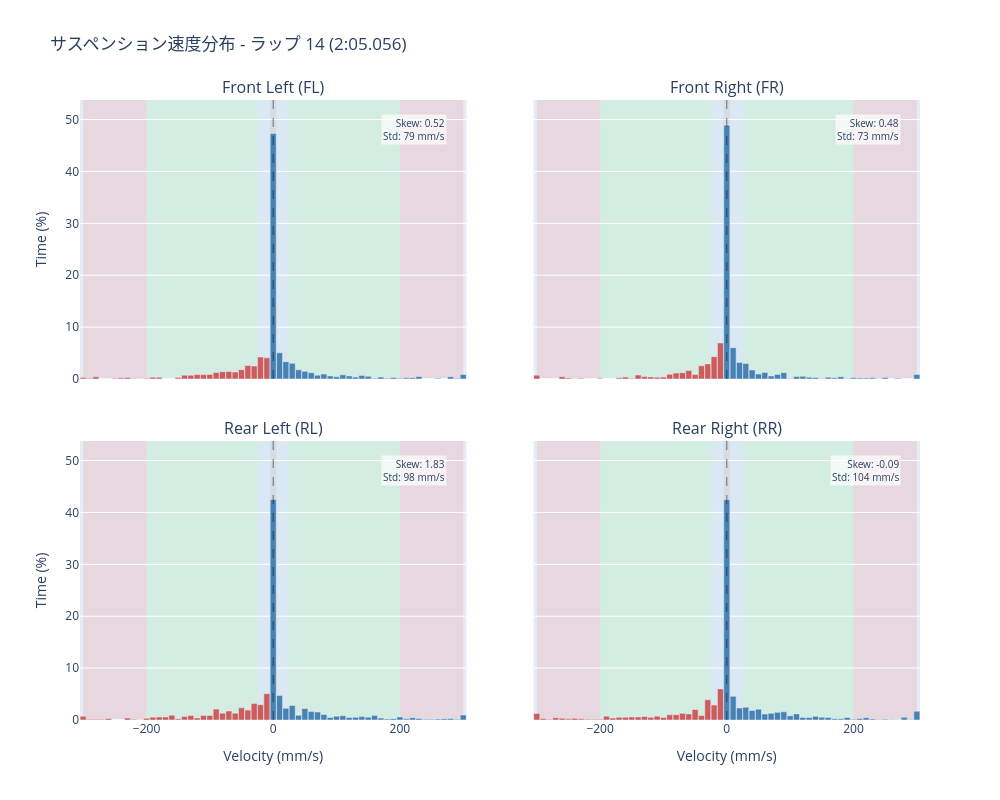

The notebook cell saved with this chart:
### Markdown cell above
## 速度ヒストグラム可視化

この4象限プロットは各コーナーの速度分布を示します：
- **青いバー**: バンプ（圧縮）- 正の速度
- **赤いバー**: リバウンド（伸長）- 負の速度
- **背景シェーディング**: 速度域ゾーン

### Code cell
# 速度ヒストグラムをプロット
fig = plot_suspension_velocity_histogram(
    result,
    title=f"サスペンション速度分布 - ラップ {int(selected_lap['num'])} ({format_lap_time(selected_lap['lap_time'])})",
)
show_fig(fig)

### Figure 1 — Plotly figure (JSON) as saved in the notebook; plotly's stock layout.template omitted (floating-point values rounded to 4 significant figures)
{"data": [{"hovertemplate": "Velocity: %{x:.0f} mm/s<br>Time: %{y:.1f}%<extra></extra>", "marker": {"color": ["indianred", "indianred", "indianred", "indianred", "indianred", "indianred", "indianred", "indianred", "indianred", "indianred", "indianred", "indianred", "indianred", "indianred", "indianred", "indianred", "indianred", "indianred", "indianred", "indianred", "indianred", "indianred", "indianred", "indianred", "indianred", "indianred", "indianred", "indianred", "indianred", "indianred", "steelblue", "steelblue", "steelblue", "steelblue", "steelblue", "steelblue", "steelblue", "steelblue", "steelblue", "steelblue", "steelblue", "steelblue", "steelblue", "steelblue", "steelblue", "steelblue", "steelblue", "steelblue", "steelblue", "steelblue", "steelblue", "steelblue", "steelblue", "steelblue", "steelblue", "steelblue", "steelblue", "steelblue", "steelblue", "steelblue", "steelblue"]}, "name": "FL", "showlegend": false, "type": "bar", "x": [-300.0, -290.0, -280.0, -270.0, -260.0, -250.0, -240.0, -230.0, -220.0, -210.0, -200.0, -190.0, -180.0, -170.0, -160.0, -150.0, -140.0, -130.0, -120.0, -110.0, -100.0, -90.0, -80.0, -70.0, -60.0, -50.0, -40.0, -30.0, -20.0, -10.0, 0.0, 10.0, 20.0, 30.0, 40.0, 50.0, 60.0, 70.0, 80.0, 90.0, 100.0, 110.0, 120.0, 130.0, 140.0, 150.0, 160.0, 170.0, 180.0, 190.0, 200.0, 210.0, 220.0, 230.0, 240.0, 250.0, 260.0, 270.0, 280.0, 290.0, 300.0], "xaxis": "x", "y": [0.2942, 0.1471, 0.4413, 0.0, 0.0, 0.1471, 0.2207, 0.2942, 0.1103, 0.03678, 0.1471, 0.331, 0.331, 0.0, 0.0, 0.2942, 0.7356, 0.7356, 0.8459, 0.8459, 0.8827, 1.25, 1.398, 1.434, 1.361, 1.802, 2.611, 2.501, 4.229, 4.082, 47.3, 5.039, 3.347, 3.016, 1.765, 1.471, 1.214, 0.7356, 0.9562, 0.5885, 0.4413, 0.8091, 0.5885, 0.3678, 0.662, 0.5149, 0.1471, 0.3678, 0.1471, 0.2942, 0.1471, 0.2207, 0.2574, 0.4781, 0.0, 0.0, 0.1471, 0.0, 0.4413, 0.1471, 0.8827], "yaxis": "y"}, {"hovertemplate": "Velocity: %{x:.0f} mm/s<br>Time: %{y:.1f}%<extra></extra>", "marker": {"color": ["indianred", "indianred", "indianred", "indianred", "indianred", "indianred", "indianred", "indianred", "indianred", "indianred", "indianred", "indianred", "indianred", "indianred", "indianred", "indianred", "indianred", "indianred", "indianred", "indianred", "indianred", "indianred", "indianred", "indianred", "indianred", "indianred", "indianred", "indianred", "indianred", "indianred", "steelblue", "steelblue", "steelblue", "steelblue", "steelblue", "steelblue", "steelblue", "steelblue", "steelblue", "steelblue", "steelblue", "steelblue", "steelblue", "steelblue", "steelblue", "steelblue", "steelblue", "steelblue", "steelblue", "steelblue", "steelblue", "steelblue", "steelblue", "steelblue", "steelblue", "steelblue", "steelblue", "steelblue", "steelblue", "steelblue", "steelblue"]}, "name": "FR", "showlegend": false, "type": "bar", "x": [-300.0, -290.0, -280.0, -270.0, -260.0, -250.0, -240.0, -230.0, -220.0, -210.0, -200.0, -190.0, -180.0, -170.0, -160.0, -150.0, -140.0, -130.0, -120.0, -110.0, -100.0, -90.0, -80.0, -70.0, -60.0, -50.0, -40.0, -30.0, -20.0, -10.0, 0.0, 10.0, 20.0, 30.0, 40.0, 50.0, 60.0, 70.0, 80.0, 90.0, 100.0, 110.0, 120.0, 130.0, 140.0, 150.0, 160.0, 170.0, 180.0, 190.0, 200.0, 210.0, 220.0, 230.0, 240.0, 250.0, 260.0, 270.0, 280.0, 290.0, 300.0], "xaxis": "x2", "y": [0.7356, 0.0, 0.0, 0.0, 0.4413, 0.1839, 0.03678, 0.1471, 0.0, 0.0, 0.1471, 0.0, 0.0, 0.2207, 0.3678, 0.1471, 0.7723, 0.4781, 0.4046, 0.331, 0.3678, 0.9195, 1.14, 1.214, 1.618, 0.8459, 2.538, 2.905, 4.303, 6.951, 48.88, 6.032, 3.163, 2.979, 1.729, 0.9562, 1.25, 0.5885, 0.8827, 1.214, 0.1103, 0.4781, 0.5149, 0.331, 0.2942, 0.07356, 0.331, 0.2574, 0.4413, 0.1103, 0.2207, 0.1839, 0.1839, 0.2207, 0.03678, 0.2942, 0.0, 0.1471, 0.0, 0.0, 0.8827], "yaxis": "y2"}, {"hovertemplate": "Velocity: %{x:.0f} mm/s<br>Time: %{y:.1f}%<extra></extra>", "marker": {"color": ["indianred", "indianred", "indianred", "indianred", "indianred", "indianred", "indianred", "indianred", "indianred", "indianred", "indianred", "indianred", "indianred", "indianred", "indianred", "indianred", "indianred", "indianred", "indianred", "indianred", "indianred", "indianred", "indianred", "indianred", "indianred", "indianred", "indianred", "indianred", "indianred", "indianred", "steelblue", "steelblue", "steelblue", "steelblue", "steelblue", "steelblue", "steelblue", "steelblue", "steelblue", "steelblue", "steelblue", "steelblue", "steelblue", "steelblue", "steelblue", "steelblue", "steelblue", "steelblue", "steelblue", "steelblue", "steelblue", "steelblue", "steelblue", "steelblue", "steelblue", "steelblue", "steelblue", "steelblue", "steelblue", "steelblue", "steelblue"]}, "name": "RL", "showlegend": false, "type": "bar", "x": [-300.0, -290.0, -280.0, -270.0, -260.0, -250.0, -240.0, -230.0, -220.0, -210.0, -200.0, -190.0, -180.0, -170.0, -160.0, -150.0, -140.0, -130.0, -120.0, -110.0, -100.0, -90.0, -80.0, -70.0, -60.0, -50.0, -40.0, -30.0, -20.0, -10.0, 0.0, 10.0, 20.0, 30.0, 40.0, 50.0, 60.0, 70.0, 80.0, 90.0, 100.0, 110.0, 120.0, 130.0, 140.0, 150.0, 160.0, 170.0, 180.0, 190.0, 200.0, 210.0, 220.0, 230.0, 240.0, 250.0, 260.0, 270.0, 280.0, 290.0, 300.0], "xaxis": "x3", "y": [0.7356, 0.1471, 0.1471, 0.1471, 0.2942, 0.0, 0.0, 0.3678, 0.1471, 0.03678, 0.331, 0.5517, 0.5885, 0.5885, 0.9195, 0.2207, 0.662, 0.8459, 0.4046, 0.8459, 0.8827, 2.096, 1.324, 1.729, 1.324, 2.354, 1.912, 3.163, 2.942, 5.075, 42.48, 4.744, 2.243, 2.795, 0.9195, 2.207, 1.618, 1.545, 1.067, 0.4781, 0.7356, 0.8091, 0.4781, 0.5149, 0.662, 0.5517, 0.8827, 0.3678, 0.1839, 0.2574, 0.5885, 0.2207, 0.4413, 0.2942, 0.1471, 0.1471, 0.1839, 0.2574, 0.2942, 0.1471, 0.9562], "yaxis": "y3"}, {"hovertemplate": "Velocity: %{x:.0f} mm/s<br>Time: %{y:.1f}%<extra></extra>", "marker": {"color": ["indianred", "indianred", "indianred", "indianred", "indianred", "indianred", "indianred", "indianred", "indianred", "indianred", "indianred", "indianred", "indianred", "indianred", "indianred", "indianred", "indianred", "indianred", "indianred", "indianred", "indianred", "indianred", "indianred", "indianred", "indianred", "indianred", "indianred", "indianred", "indianred", "indianred", "steelblue", "steelblue", "steelblue", "steelblue", "steelblue", "steelblue", "steelblue", "steelblue", "steelblue", "steelblue", "steelblue", "steelblue", "steelblue", "steelblue", "steelblue", "steelblue", "steelblue", "steelblue", "steelblue", "steelblue", "steelblue", "steelblue", "steelblue", "steelblue", "steelblue", "steelblue", "steelblue", "steelblue", "steelblue", "steelblue", "steelblue"]}, "name": "RR", "showlegend": false, "type": "bar", "x": [-300.0, -290.0, -280.0, -270.0, -260.0, -250.0, -240.0, -230.0, -220.0, -210.0, -200.0, -190.0, -180.0, -170.0, -160.0, -150.0, -140.0, -130.0, -120.0, -110.0, -100.0, -90.0, -80.0, -70.0, -60.0, -50.0, -40.0, -30.0, -20.0, -10.0, 0.0, 10.0, 20.0, 30.0, 40.0, 50.0, 60.0, 70.0, 80.0, 90.0, 100.0, 110.0, 120.0, 130.0, 140.0, 150.0, 160.0, 170.0, 180.0, 190.0, 200.0, 210.0, 220.0, 230.0, 240.0, 250.0, 260.0, 270.0, 280.0, 290.0, 300.0], "xaxis": "x4", "y": [1.25, 0.2942, 0.1471, 0.4413, 0.331, 0.2207, 0.331, 0.2207, 0.1471, 0.1471, 0.1471, 0.7356, 0.3678, 0.5149, 0.5149, 0.5885, 0.5885, 0.662, 0.5149, 0.7356, 0.4781, 0.993, 1.03, 1.287, 1.177, 2.023, 0.8459, 3.898, 2.869, 5.995, 42.44, 4.561, 2.317, 2.464, 1.839, 2.06, 1.14, 1.287, 1.471, 1.581, 0.8091, 1.177, 0.4781, 0.4781, 0.6988, 0.5517, 0.4781, 0.2207, 0.2207, 0.4781, 0.1471, 0.2942, 0.4413, 0.1839, 0.1103, 0.1471, 0.1103, 0.03678, 0.5149, 0.07356, 1.692], "yaxis": "y4"}], "layout": {"annotations": [{"font": {"size": 16}, "showarrow": false, "text": "Front Left (FL)", "x": 0.23, "xanchor": "center", "xref": "paper", "y": 1.0, "yanchor": "bottom", "yref": "paper"}, {"font": {"size": 16}, "showarrow": false, "text": "Front Right (FR)", "x": 0.77, "xanchor": "center", "xref": "paper", "y": 1.0, "yanchor": "bottom", "yref": "paper"}, {"font": {"size": 16}, "showarrow": false, "text": "Rear Left (RL)", "x": 0.23, "xanchor": "center", "xref": "paper", "y": 0.45, "yanchor": "bottom", "yref": "paper"}, {"font": {"size": 16}, "showarrow": false, "text": "Rear Right (RR)", "x": 0.77, "xanchor": "center", "xref": "paper", "y": 0.45, "yanchor": "bottom", "yref": "paper"}, {"align": "right", "bgcolor": "rgba(255,255,255,0.7)", "font": {"size": 10}, "showarrow": false, "text": "Skew: 0.52<br>Std: 79 mm/s", "x": 0.95, "xref": "x domain", "y": 0.95, "yref": "y domain"}, {"align": "right", "bgcolor": "rgba(255,255,255,0.7)", "font": {"size": 10}, "showarrow": false, "text": "Skew: 0.48<br>Std: 73 mm/s", "x": 0.95, "xref": "x2 domain", "y": 0.95, "yref": "y2 domain"}, {"align": "right", "bgcolor": "rgba(255,255,255,0.7)", "font": {"size": 10}, "showarrow": false, "text": "Skew: 1.83<br>Std: 98 mm/s", "x": 0.95, "xref": "x3 domain", "y": 0.95, "yref": "y3 domain"}, {"align": "right", "bgcolor": "rgba(255,255,255,0.7)", "font": {"size": 10}, "showarrow": false, "text": "Skew: -0.09<br>Std: 104 mm/s", "x": 0.95, "xref": "x4 domain", "y": 0.95, "yref": "y4 domain"}], "bargap": 0.05, "height": 800, "shapes": [{"fillcolor": "gray", "layer": "below", "line": {"width": 0}, "opacity": 0.15, "type": "rect", "x0": -5.0, "x1": 5.0, "xref": "x", "y0": 0, "y1": 1, "yref": "y domain"}, {"fillcolor": "lightblue", "layer": "below", "line": {"width": 0}, "opacity": 0.2, "type": "rect", "x0": 5.0, "x1": 25.0, "xref": "x", "y0": 0, "y1": 1, "yref": "y domain"}, {"fillcolor": "lightblue", "layer": "below", "line": {"width": 0}, "opacity": 0.2, "type": "rect", "x0": -25.0, "x1": -5.0, "xref": "x", "y0": 0, "y1": 1, "yref": "y domain"}, {"fillcolor": "lightgreen", "layer": "below", "line": {"width": 0}, "opacity": 0.2, "type": "rect", "x0": 25.0, "x1": 200.0, "xref": "x", "y0": 0, "y1": 1, "yref": "y domain"}, {"fillcolor": "lightgreen", "layer": "below", "line": {"width": 0}, "opacity": 0.2, "type": "rect", "x0": -200.0, "x1": -25.0, "xref": "x", "y0": 0, "y1": 1, "yref": "y domain"}, {"fillcolor": "lightcoral", "layer": "below", "line": {"width": 0}, "opacity": 0.2, "type": "rect", "x0": 200.0, "x1": 300, "xref": "x", "y0": 0, "y1": 1, "yref": "y domain"}, {"fillcolor": "lightcoral", "layer": "below", "line": {"width": 0}, "opacity": 0.2, "type": "rect", "x0": -300, "x1": -200.0, "xref": "x", "y0": 0, "y1": 1, "yref": "y domain"}, {"line": {"color": "black", "dash": "dash", "width": 1}, "opacity": 0.5, "type": "line", "x0": 0, "x1": 0, "xref": "x", "y0": 0, "y1": 1, "yref": "y domain"}, {"fillcolor": "gray", "layer": "below", "line": {"width": 0}, "opacity": 0.15, "type": "rect", "x0": -5.0, "x1": 5.0, "xref": "x2", "y0": 0, "y1": 1, "yref": "y2 domain"}, {"fillcolor": "lightblue", "layer": "below", "line": {"width": 0}, "opacity": 0.2, "type": "rect", "x0": 5.0, "x1": 25.0, "xref": "x2", "y0": 0, "y1": 1, "yref": "y2 domain"}, {"fillcolor": "lightblue", "layer": "below", "line": {"width": 0}, "opacity": 0.2, "type": "rect", "x0": -25.0, "x1": -5.0, "xref": "x2", "y0": 0, "y1": 1, "yref": "y2 domain"}, {"fillcolor": "lightgreen", "layer": "below", "line": {"width": 0}, "opacity": 0.2, "type": "rect", "x0": 25.0, "x1": 200.0, "xref": "x2", "y0": 0, "y1": 1, "yref": "y2 domain"}, {"fillcolor": "lightgreen", "layer": "below", "line": {"width": 0}, "opacity": 0.2, "type": "rect", "x0": -200.0, "x1": -25.0, "xref": "x2", "y0": 0, "y1": 1, "yref": "y2 domain"}, {"fillcolor": "lightcoral", "layer": "below", "line": {"width": 0}, "opacity": 0.2, "type": "rect", "x0": 200.0, "x1": 300, "xref": "x2", "y0": 0, "y1": 1, "yref": "y2 domain"}, {"fillcolor": "lightcoral", "layer": "below", "line": {"width": 0}, "opacity": 0.2, "type": "rect", "x0": -300, "x1": -200.0, "xref": "x2", "y0": 0, "y1": 1, "yref": "y2 domain"}, {"line": {"color": "black", "dash": "dash", "width": 1}, "opacity": 0.5, "type": "line", "x0": 0, "x1": 0, "xref": "x2", "y0": 0, "y1": 1, "yref": "y2 domain"}, {"fillcolor": "gray", "layer": "below", "line": {"width": 0}, "opacity": 0.15, "type": "rect", "x0": -5.0, "x1": 5.0, "xref": "x3", "y0": 0, "y1": 1, "yref": "y3 domain"}, {"fillcolor": "lightblue", "layer": "below", "line": {"width": 0}, "opacity": 0.2, "type": "rect", "x0": 5.0, "x1": 25.0, "xref": "x3", "y0": 0, "y1": 1, "yref": "y3 domain"}, {"fillcolor": "lightblue", "layer": "below", "line": {"width": 0}, "opacity": 0.2, "type": "rect", "x0": -25.0, "x1": -5.0, "xref": "x3", "y0": 0, "y1": 1, "yref": "y3 domain"}, {"fillcolor": "lightgreen", "layer": "below", "line": {"width": 0}, "opacity": 0.2, "type": "rect", "x0": 25.0, "x1": 200.0, "xref": "x3", "y0": 0, "y1": 1, "yref": "y3 domain"}, {"fillcolor": "lightgreen", "layer": "below", "line": {"width": 0}, "opacity": 0.2, "type": "rect", "x0": -200.0, "x1": -25.0, "xref": "x3", "y0": 0, "y1": 1, "yref": "y3 domain"}, {"fillcolor": "lightcoral", "layer": "below", "line": {"width": 0}, "opacity": 0.2, "type": "rect", "x0": 200.0, "x1": 300, "xref": "x3", "y0": 0, "y1": 1, "yref": "y3 domain"}, {"fillcolor": "lightcoral", "layer": "below", "line": {"width": 0}, "opacity": 0.2, "type": "rect", "x0": -300, "x1": -200.0, "xref": "x3", "y0": 0, "y1": 1, "yref": "y3 domain"}, {"line": {"color": "black", "dash": "dash", "width": 1}, "opacity": 0.5, "type": "line", "x0": 0, "x1": 0, "xref": "x3", "y0": 0, "y1": 1, "yref": "y3 domain"}, {"fillcolor": "gray", "layer": "below", "line": {"width": 0}, "opacity": 0.15, "type": "rect", "x0": -5.0, "x1": 5.0, "xref": "x4", "y0": 0, "y1": 1, "yref": "y4 domain"}, {"fillcolor": "lightblue", "layer": "below", "line": {"width": 0}, "opacity": 0.2, "type": "rect", "x0": 5.0, "x1": 25.0, "xref": "x4", "y0": 0, "y1": 1, "yref": "y4 domain"}, {"fillcolor": "lightblue", "layer": "below", "line": {"width": 0}, "opacity": 0.2, "type": "rect", "x0": -25.0, "x1": -5.0, "xref": "x4", "y0": 0, "y1": 1, "yref": "y4 domain"}, {"fillcolor": "lightgreen", "layer": "below", "line": {"width": 0}, "opacity": 0.2, "type": "rect", "x0": 25.0, "x1": 200.0, "xref": "x4", "y0": 0, "y1": 1, "yref": "y4 domain"}, {"fillcolor": "lightgreen", "layer": "below", "line": {"width": 0}, "opacity": 0.2, "type": "rect", "x0": -200.0, "x1": -25.0, "xref": "x4", "y0": 0, "y1": 1, "yref": "y4 domain"}, {"fillcolor": "lightcoral", "layer": "below", "line": {"width": 0}, "opacity": 0.2, "type": "rect", "x0": 200.0, "x1": 300, "xref": "x4", "y0": 0, "y1": 1, "yref": "y4 domain"}, {"fillcolor": "lightcoral", "layer": "below", "line": {"width": 0}, "opacity": 0.2, "type": "rect", "x0": -300, "x1": -200.0, "xref": "x4", "y0": 0, "y1": 1, "yref": "y4 domain"}, {"line": {"color": "black", "dash": "dash", "width": 1}, "opacity": 0.5, "type": "line", "x0": 0, "x1": 0, "xref": "x4", "y0": 0, "y1": 1, "yref": "y4 domain"}], "title": {"text": "サスペンション速度分布 - ラップ 14 (2:05.056)"}, "width": 1000, "xaxis": {"anchor": "y", "domain": [0.0, 0.46], "matches": "x3", "showticklabels": false}, "xaxis2": {"anchor": "y2", "domain": [0.54, 1.0], "matches": "x4", "showticklabels": false}, "xaxis3": {"anchor": "y3", "domain": [0.0, 0.46], "title": {"text": "Velocity (mm/s)"}}, "xaxis4": {"anchor": "y4", "domain": [0.54, 1.0], "title": {"text": "Velocity (mm/s)"}}, "yaxis": {"anchor": "x", "domain": [0.55, 1.0], "range": [0, 53.77], "title": {"text": "Time (%)"}}, "yaxis2": {"anchor": "x2", "domain": [0.55, 1.0], "matches": "y", "range": [0, 53.77], "showticklabels": false}, "yaxis3": {"anchor": "x3", "domain": [0.0, 0.45], "range": [0, 53.77], "title": {"text": "Time (%)"}}, "yaxis4": {"anchor": "x4", "domain": [0.0, 0.45], "matches": "y3", "range": [0, 53.77], "showticklabels": false}}}
